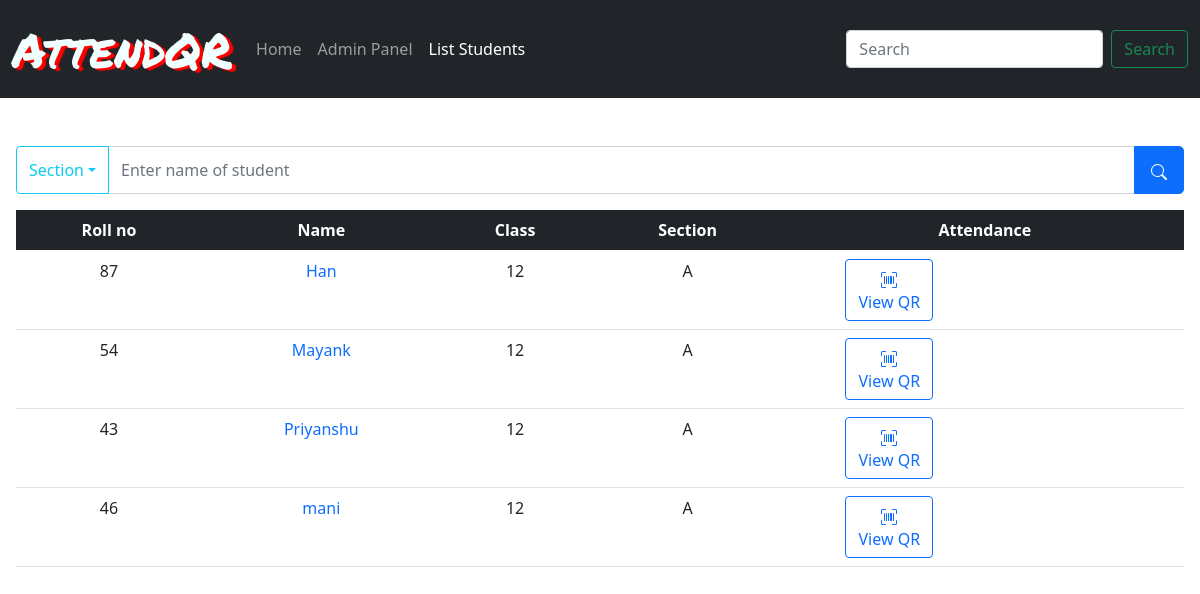
The app's page /list_students, older data.
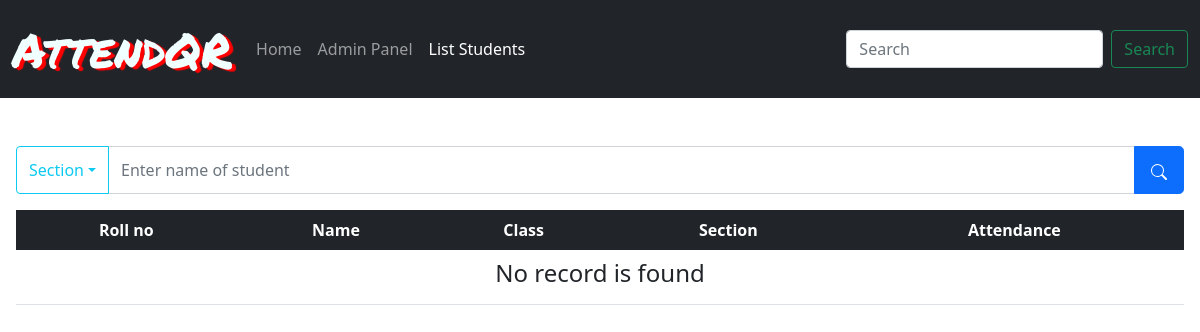
The same page, newer data.
### students/models.py (models this page shows, shortened)
class studentsList(models.Model):
    section_names=[
        ('A','science'),
        ('C','commerce'),
        ('H','humanity')]
    name=models.CharField(null=False,max_length=255)
    email=models.EmailField(null=True)
    parent_name=models.CharField(max_length=255)
    standard=models.IntegerField()
    phone=models.BigIntegerField(null=True)
    section=models.CharField(max_length=6,choices=section_names)
    rollno=models.IntegerField(default=0)

### students/views.py (the view)
# urls.py: path('list_students', views.list_students, name='list_students'),
def list_students(request,section='A'):
    usrs=list(attendon.objects.filter(date=timezone.now()).values_list('student', flat=True))
    nm=''
    if request.GET.get('name'):
        nm=request.GET.get('name')
    stu=studentsList.objects.exclude(pk__in=usrs).filter(section__exact=section,name__icontains=nm).order_by('name')
    if request.user.is_authenticated is not True:
        stu=studentsList.objects.filter(section__exact=section,name__icontains=nm).order_by('name')
    context={
        'Students':stu
    }
    return render(request,'list_students.html',context)

### students/templates/list_students.html (shortened to what this page needs)
{% extends 'base.html' %}
{% load static %}
{% block content %}
<form action="" method="get" class="input-group mt-5 mb-3 px-3">
  <button class="btn btn-outline-info dropdown-toggle " type="button" data-bs-toggle="dropdown" aria-expanded="false">Section</button>
  <input type="text" name="name" class="form-control" placeholder='Enter name of student' aria-label="Enter name">
  <button type="submit" class="btn btn-primary btn-lg"></button>
</form>
<div class="table-responsive px-3">
<table class="table table-hover text-center" >
  <thead class="table-dark">
    <tr>
      <th scope="col"><div class="d-block d-md-none">R.N</div><div class="d-none d-md-block">Roll no</div></th>
      <th scope="col">Name</th>
      <th scope="col">Class</th>
      <th scope="col">Section</th>
      <th scope="col">Attendance</th>
    </tr>
  </thead>
  <tbody>
    {% for stu in Students %}
      <tr>
        <td>{{stu.rollno}}</td>
        <td><a href="{% url 'report' student=stu.id %}" style="text-decoration:none">{{stu.name}}</a></td>
        <td>{{stu.standard}}</td>
        <td>{{stu.section}}</td>
        <td>
          <div class="container">
          <div class="row row-sm gy-2">
            <div class="col">
          <div class="inline-block"><button type="button" class="btn btn-outline-primary inline-block" data-bs-toggle="modal" data-bs-target="#exampleModal{{stu.id}}">
           <span class="d-none d-md-block">View QR</span></div>
      </div>
      <div class="col">
      </td>
      </tr>
      {% empty %}
      <tr><td colspan="5"><h4>No record is found</h4></td></tr>
      {% endfor %}
</tbody>
</table>
</div>
{% endblock %}

### students/templates/base.html (shortened to what this page needs)
{% load static %}
<!DOCTYPE html>
<html lang="en">
<head>
      <link href="{% static 'style.css' %}?{% now 'U' %}" rel="stylesheet">
     <link href="https://cdn.jsdelivr.net/npm/bootstrap@5.1.0/dist/css/bootstrap.min.css" rel="stylesheet">
    <link href="{% static 'carousel.css' %}?{% now 'U' %}" rel="stylesheet">
</head>
<body>
    {% include 'header.html' %}
    {% block content %}
    {% endblock %}
</body>
</html>

### students/templates/header.html (shortened to what this page needs)
{% block header %}
<header>
  <nav class="navbar navbar-expand-md navbar-dark static-top bg-dark">
    <div class="container-fluid">
      <a class="navbar-brand" id='main_text' href="#">AttendQR</a>
      <div class="collapse navbar-collapse" id="navbarCollapse">
        <ul class="navbar-nav me-auto mb-2 mb-md-0">
          <li class="nav-item">
            <a class="nav-link" aria-current="page" href="/">Home</a>
          </li>
          <li class="nav-item">
            <a class="nav-link" href="/admin">Admin Panel</a>
          </li>
          <li class="nav-item">
            <a class="nav-link" href="/list_students">List Students</a>
          </li>
        </ul>
        <form action="list_students" class="d-flex">
          <input class="form-control me-2" name="name" type="search" placeholder="Search" aria-label="Search">
          <button class="btn btn-outline-success" type="submit">Search</button>
        </form>
      </div>
    </div>
  </nav>
</header>
{% endblock header %}

### static/style.css (style rules this page uses)
#main_text { font-family: 'Permanent Marker', cursive; font-size: 6vmin; color: azure; text-shadow: 4px 2px 1px red; text-align: center; }

### static/carousel.css (style rules this page uses)
body { padding-bottom: 3rem; color: #5a5a5a; }

Row changes from the older to the newer data that the page shows:
removed studentsList: rollno "87", name "Han", standard "12", section "A"
removed studentsList: rollno "54", name "Mayank", standard "12", section "A"
removed studentsList: rollno "43", name "Priyanshu", standard "12", section "A"
removed studentsList: rollno "46", name "mani", standard "12", section "A"
Text that changed along with them:
text now shown: "No record is found"
